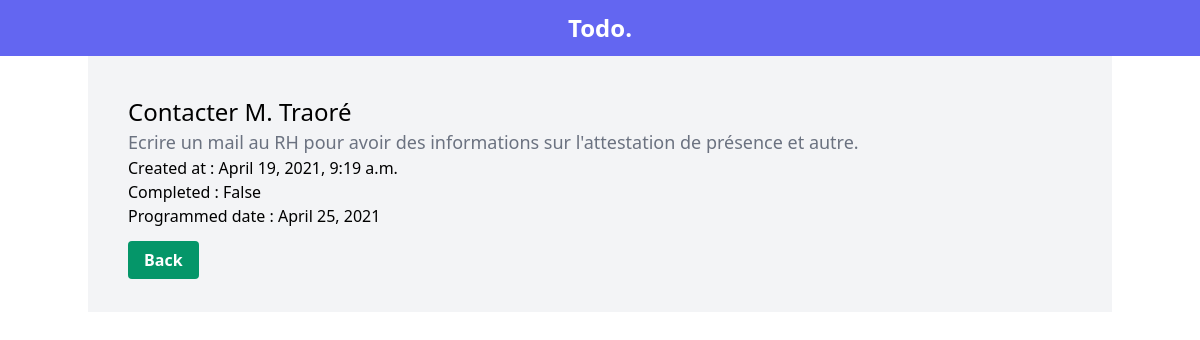
Screenshot of /detail/24 with the database file from the repository.
### todo/models.py (models this page shows, shortened)
class Todo(models.Model):
    title = models.CharField(max_length=255)
    completed = models.BooleanField(default=False)
    posted_date = models.DateTimeField(auto_now_add=True)
    description = models.CharField(max_length=255)
    programmed_date = models.DateField(auto_now=False, auto_now_add=False, default=datetime.datetime.now())

### todo/views.py (the view)
# urls.py: path('detail/<str:pk>', views.detail, name="detail"),
def detail(request, pk):
    todo = Todo.objects.get(id=pk)
    context = {'todo':todo}
    return render(request, "todo/detail.html", context)

### todo/templates/todo/detail.html (shortened to what this page needs)
<!DOCTYPE html>
<html lang="en">
<head>
    <link href="https://unpkg.com/tailwindcss@^2/dist/tailwind.min.css" rel="stylesheet">
</head>
<body>
    <div class="container bg-indigo-500 text-white max-w-full flex justify-around items-center h-14">
        <p class="text-2xl font-bold">Todo.</p>
    </div>
    <div class="container p-10 bg-gray-100 mx-auto my-auto">
        <p class="text-2xl">{{todo.title}}</p>
        <p class="font-extra-light text-gray-500 text-lg">{{todo.description}}</p>
        <p>Created at : {{todo.posted_date}}</p>
        <p class="">Completed : {{todo.completed}}</p>
        <p class="mb-5">Programmed date : {{todo.programmed_date}}</p>
        <a class="bg-green-600 text-white py-2 px-4 font-semibold rounded hover:bg-green-800" href="{% url 'home' %}">Back</a>
    </div>
</body>
</html>

### rows the page displays
Todo: title "Contacter M. Traoré", description "Ecrire un mail au RH pour avoir des informations sur l'attestation de présence et autre.", posted_date "April 19, 2021, 9:19 a.m.", completed "False", programmed_date "April 25, 2021"
